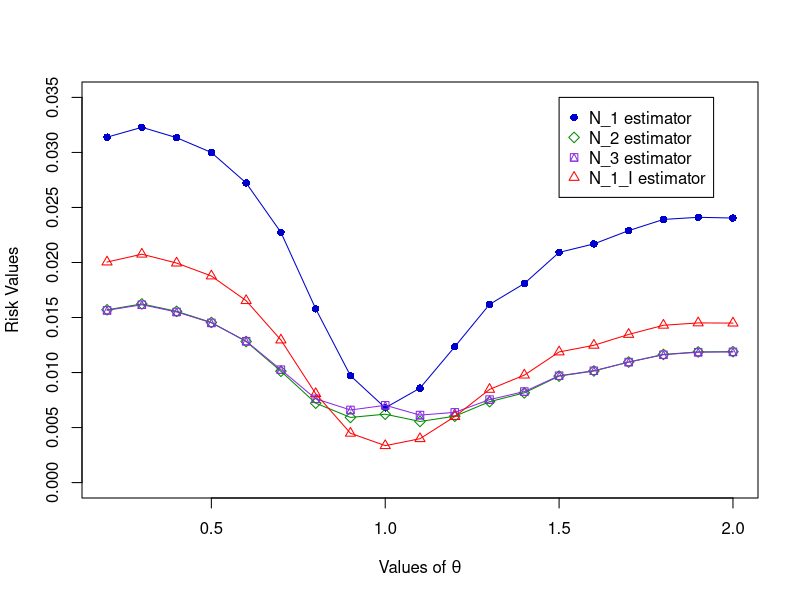

Source code (R):
set.seed(89)


### CREATING THE SAMPLES ###

# CHARACTERISTICS OF SAMPLES
n1 <- 8
n2 <- 9
theta1 <- 10

theta <- c()
risk_N_1 <- c()
risk_N_2 <- c()
risk_N_3 <- c()
risk_N_1_I <- c()

for (j in 2:20)
{
  theta2 <- j
  theta[j] <- (theta2/theta1)
  
  loss_N_1 <- c()
  loss_N_2 <- c()
  loss_N_3 <- c()
  loss_N_1_I <- c()
  
  for (i in 1:25000)
  {
    # SIMULATING SAMPLES
    sample1 <- c(runif(n1, 0, theta1))
    sample2 <- c(runif(n2, 0, theta2))
    
    
    ### CALCULATION OF VARIOUS ESTIMATORS ###
    
    if (n1<=n2)
    {
      a_star <- (((n1+n2)/(2*n2))^(1/n1))
    } else
    {
      a_star <- (((2*n1)/(n1+n2))^(1/n2))
    }
    X1 <- max(sample1)
    X2 <- max(sample2)
    if (X1> (a_star*X2))
    {
      theta_selected <- theta1
      est_N_1 <- X1
      est_N_2 <- ((n1+1)*X1/n1)
      est_N_3 <- ((((n1+1)/(n1-1))^(1/2))*X1)
    } else
    {
      theta_selected <- theta2
      est_N_1 <- X2
      est_N_2 <- ((n2+1)*X2/n2)
      est_N_3 <- ((((n2+1)/(n2-1))^(1/2))*X2)
    }
    
    est_N_1_I <- (((n1+n2+1)/(n1+n2-1))^(1/2))*est_N_1
    
    
    ### CALCULATING LOSSES OF VARIOUS ESTIMATORS ###
    loss_N_1[i] <- ((est_N_1/theta_selected)+(theta_selected/est_N_1)-2)
    loss_N_2[i] <- ((est_N_2/theta_selected)+(theta_selected/est_N_2)-2)
    loss_N_3[i] <- ((est_N_3/theta_selected)+(theta_selected/est_N_3)-2)
    loss_N_1_I[i] <- ((est_N_1_I/theta_selected)+(theta_selected/est_N_1_I)-2)
  }
  
  
  ### CALCULATING RISKS ###
  risk_N_1[j] <- mean(loss_N_1)
  risk_N_2[j] <- mean(loss_N_2)
  risk_N_3[j] <- mean(loss_N_3)
  risk_N_1_I[j] <- mean(loss_N_1_I)
}

theta <- theta[-1]
risk_N_1 <- risk_N_1[-1]
risk_N_2 <- risk_N_2[-1]
risk_N_3 <- risk_N_3[-1]
risk_N_1_I <- risk_N_1_I[-1]

cat("\n",
    "theta= (", theta, ")\n",
    "Risks of N_1 estimator= (", risk_N_1, ")\n",
    "Risks of N_2 estimator= (", risk_N_2, ")\n",
    "Risks of N_3 estimator= (", risk_N_3, ")\n",
    "Risks of N_1_I estimator= (", risk_N_1_I, ")\n"
)


### PLOTTING COMPARISON ###
matplot(theta, cbind(risk_N_1, risk_N_2, risk_N_3, risk_N_1_I), xlim = c(0.2, 2), ylim = c(0, 0.035),
        xlab = expression(paste("Values of ", theta)), ylab = "Risk Values", pch = c(16, 5, 14, 2),
        col = c("blue3", "green4", "blueviolet", "red"))
legend(1.5, 0.035, legend = c("N_1 estimator", "N_2 estimator", "N_3 estimator","N_1_I estimator"),
       pch = c(16, 5, 14, 2), col = c("blue3", "green4", "blueviolet", "red"))
lines(theta, risk_N_1, col = "blue3", pch = 16)
lines(theta, risk_N_2, col = "green4", pch = 5)
lines(theta, risk_N_3, col = "blueviolet", pch = 14)
lines(theta, risk_N_1_I, col = "red", pch = 2)